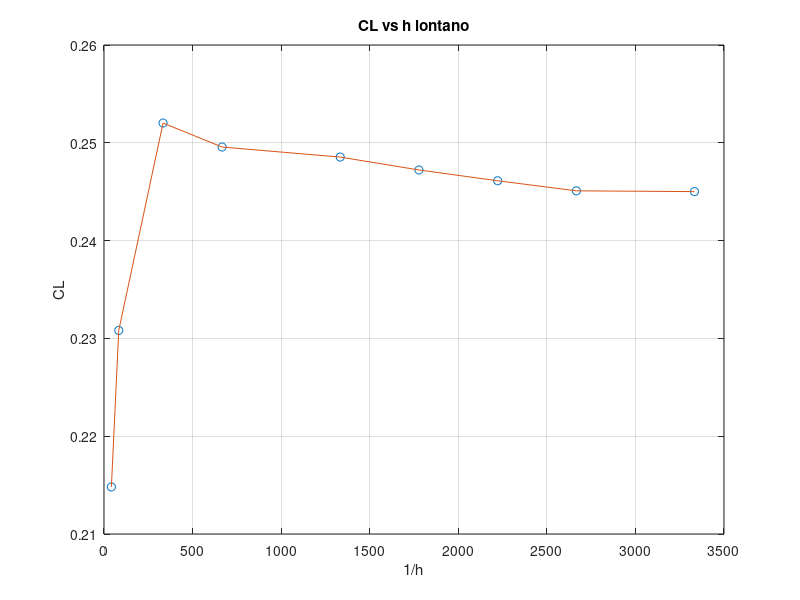
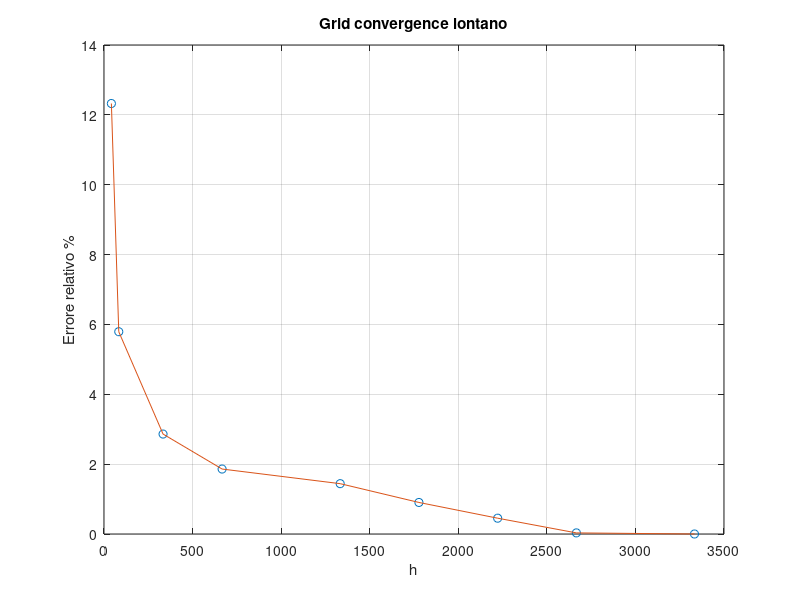
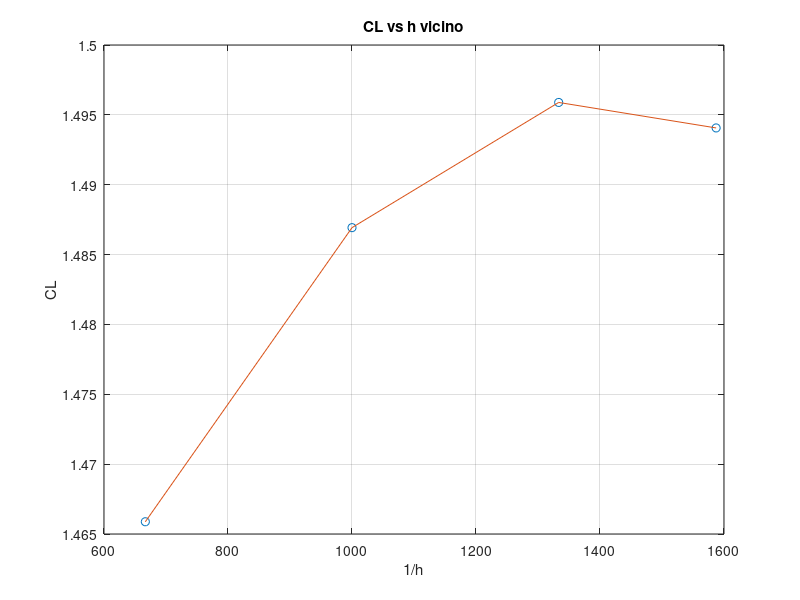
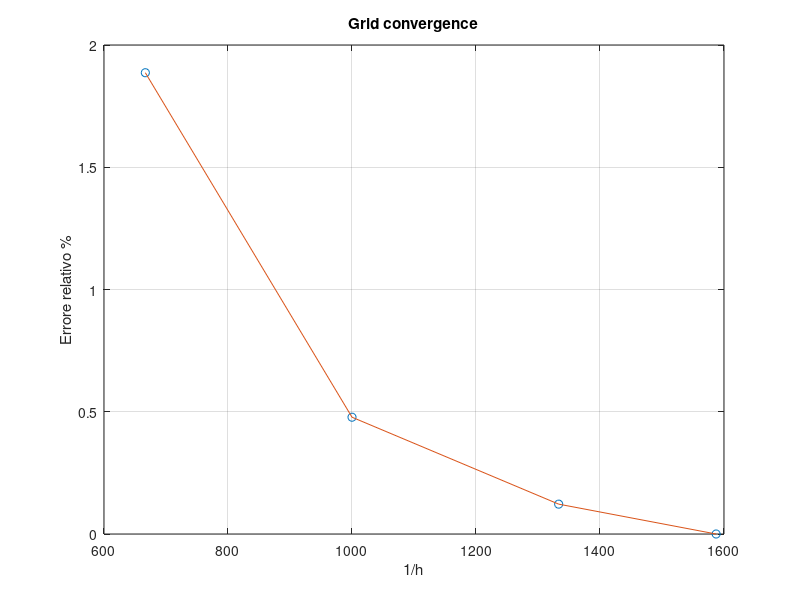

The MATLAB source for these figures, in order:
clear all
close all
clc
%%mesh convergence vicino al suolo più giù !!!

%% mesh convergence, D=0.5, alpha=0

% tutti i dati
% CL =  [0.214813, 0.230820, 0.244805, 0.252021, 0.249567,  0.248541, 0.247223, 0.246119, 0.245088, 0.245010];
% ncelle =  [18000, 30000, 50000, 100000, 220000, 500000, 800000, 1100000, 1500000, 2000000];
% hpp = [0.024, 0.012, 0.006, 0.003, 0.0015, 0.00075, 0.0005625, 0.00045, 0.000375, 0.0003];

% eliminato il dato strano
CL =  [0.214813, 0.230820, 0.252021, 0.249567,  0.248541, 0.247223, 0.246119, 0.245088, 0.245010];
ncelle =  [18000, 30000, 100000, 220000, 500000, 800000, 1100000, 1500000, 2000000];
hpp = [0.024, 0.012, 0.003, 0.0015, 0.00075, 0.0005625, 0.00045, 0.000375, 0.0003];

% % tre punti
% CL =  [0.214813, 0.252021, 0.248541, 0.245088];
% ncelle =  [18000, 100000, 500000, 1500000];
% hpp = [0.024, 0.003, 0.00075, 0.000375];

for i=1:length(CL)
    err = 100 * abs(CL(i)-CL(end))/CL(end);
    error(i) = err;
end

%% plot

figure(1)
plot(1./hpp,CL,'o')
hold on
plot(1./hpp,CL,'-')
grid on
xlabel('1/h')
ylabel('CL')
title('CL vs h lontano')
    
figure(2)
plot(1./(hpp),error,'o')
hold on
plot(1./(hpp),error,'-')
grid on
xlabel('h')
ylabel('Errore relativo %')
title('Grid convergence lontano')


%% ERRATA SOTTO QUELLA GIUSTA
% mesh convergence, D=0.1, alpha=5, hrat=5
% 
% CL2 =  [0.836448, 0.838259, 0.843375, 0.843904, 0.843592];
% ncelle2 =  [125000, 250000, 500000, 750000, 1000000];
% hpp2 = [0.00275, 0.00135, 0.00075, 0.0006, 0.00055 ];
% 
% for i=1:length(CL2)
%     err2 = 100 * abs(CL2(i)-CL2(end))/CL2(end);
%     error2(i) = err2;
% end
% 
% 
% %% plot
% 
% figure(3)
% plot(1./hpp2,CL2,'o')
% hold on
% plot(1./hpp2,CL2,'-')
% grid on
% xlabel('h')
% ylabel('CL')
% title('CL vs h vicino')
% 
% figure(4)
% plot(1./hpp2(1:end),error2,'o')
% hold on
% plot(1./hpp2(1:end),error2,'-')
% grid on
% xlabel('h')
% ylabel('Errore relativo %')
% title('Grid convergence vicino')

%% GRID FINALE D=0.1 alpha=14

CL3 = [1.465877 1.486927 1.495889 1.494064];
ncelle = [280000 470000 700000 1000000];
hpp3 = [0.0015 0.001 0.00075 0.00063];

for i=1:length(CL3)
    err = 100 * abs(CL3(i)-CL3(end))/CL3(end);
    error3(i) = err;
end

figure(3)
plot(1./hpp3,CL3,'o')
hold on
plot(1./hpp3,CL3,'-')
grid on
xlabel('1/h')
ylabel('CL')
title('CL vs h vicino')

figure(4)
plot(1./hpp3,error3,'o')
hold on
plot(1./hpp3,error3,'-')
grid on
xlabel('1/h')
ylabel('Errore relativo %')
title('Grid convergence')
